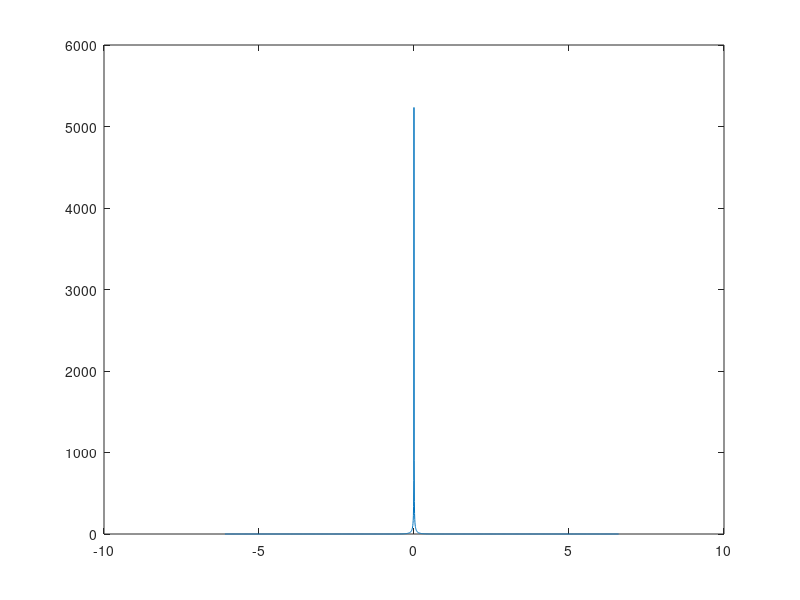

The MATLAB script that drew this image: (Note: this script raises an error after producing the figure.)
clear
close
% PRICE AN EUROPEAN CALL OPTION
% FD SCHEME - IMPLICIT EULER
% LOG-PRICE TRANSFORM
% GENERAL LEVY - EXTENDED VG MODEL
clear all
close all
%% Input
T=1; K=100; S0=100; r=0.01; 
%%%%%%%%%%%%%%%%%%%
% change 1--> VG
theta=0.05; sigma=0.6; k=0.2;  sigmaGBM=0.4;
A=theta/(sigma^2); B=sqrt(theta^2+2*sigma^2/k)/(sigma^2);
nu=@(y) 1./(k*abs(y)).*exp(A*y-B*abs(y));
%%%%%%%%%%%%%%%%%%%
M=50; N=1000; epsilon=0.;
if epsilon==0
    sigma=0;
else
    %%%%%%%%%%%%%%%%%%%
    %  change 2: define sigma from truncation, and define the truncated nu
    ynodes=linspace(-epsilon,epsilon,2*N);
    sigma=sqrt(trapz(ynodes,ynodes.^2.*nu(ynodes)))
    nu=@(y) nu(y).*(abs(y)>epsilon);
    %%%%%%%%%%%%%%%%%%%
end
sigma=sqrt( sigmaGBM^2+sigma^2);
%% Grids
dt=T/M; 
Smin=0.2*S0; Smax=3*S0; xmin=log(Smin/S0); xmax=log(Smax/S0);
dx=(xmax-xmin)/N;
x=linspace(xmin, xmax, N+1)';

%% Truncate the integral
tol=1e-14;
ymin=-0.1-epsilon;
while nu(ymin)>tol
    ymin=ymin-0.5;
end
ymax=0.1+epsilon;
while nu(ymax)>tol
    ymax=ymax+0.5;
end
ynodes=linspace(ymin,ymax,2*N);
figure
plot(ynodes,nu(ynodes));

%% Construct the matrix
A=-(r-sigma^2/2)/(2*dx)+sigma^2/(2*dx^2);
B=-1/dt-sigma^2/(dx^2)-(r);
C=(r-sigma^2/2)/(2*dx)+sigma^2/(2*dx^2);
% 1nd way
Mhat=spdiags( [A*ones(N-1,1) B*ones(N-1,1) C*ones(N-1,1)],[-1 0 1],N-1,N-1);
% 2nd way
Mat=sparse(N+1,N+1); Mat(2:end-1,2:end-1)=Mhat; clear Mhat
Mat(1,1)=1; Mat(2,1)=A; Mat(end,end)=1; Mat(end-1,end)=C;

%% Backward-in-time procedure
V=max( S0*exp(x)-K,0); 
for j=M-1:-1:0
    I=integral(nu,x,V,ynodes,S0,K*exp(-r*(T-(j+1)*dt)));
    rhs=-1/dt*V-I; rhs(1)=0; rhs(end)=S0*exp(xmax)-K*exp(-r*(T-j*dt));
    V=Mat\rhs;
end
figure
plot(S0*exp(x),V); title('Price'); xlabel('S - spot price');
Price=interp1( S0*exp(x),V, S0,'spline')
Price_CM=FFT_CM_Call5

function I=integral(nu,x,V,ynodes,S0,discK)
% trapezoidal formula
dy=ynodes(2)-ynodes(1);
w=ones(size(ynodes)); w(1)=1/2; w(end)=1/2;
% construct the first order derivative
dx=x(2)-x(1);
dV=(V(3:end)-V(1:end-2))/(2*dx);
% compute the integral
I=zeros(size(x));
for i=2:length(I)-1
    I(i)=sum( w.*(valueV(x(i)+ynodes,x,V,S0,discK)-V(i)-(exp(ynodes)-1)*dV(i-1) )...
             .*nu(ynodes) )*dy;
end
end

function f=valueV(y,x,V,S0,discK)
f=zeros(size(y));
index=find( (y>=x(1)) .* (y<=x(end)) );
f(index)=interp1(x,V,y(index));
index=find( (y>x(end)) );
f(index)=S0*exp(y(index))-discK;
end    
    

    
    
    
    
    
    
    
    
    
    


